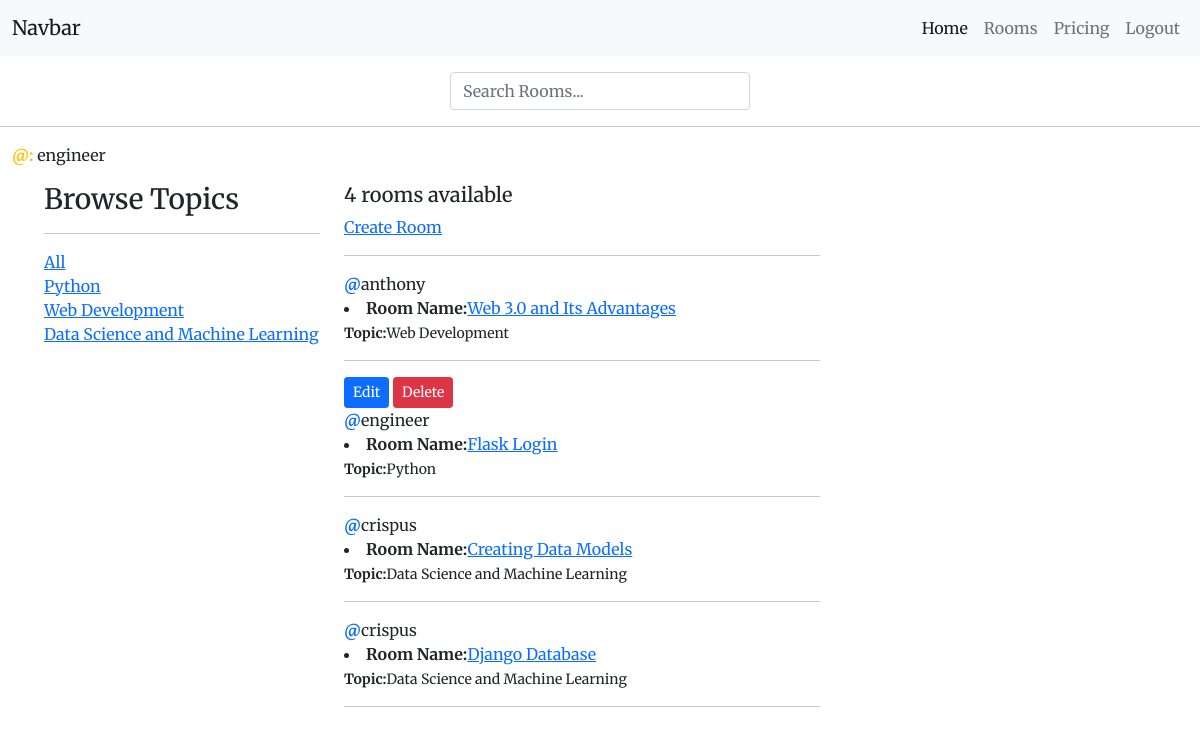
The app's page / (signed in) with its own data.
### hub/models.py (models this page shows, shortened)
class Topic(models.Model):
    name = models.CharField(max_length=200)
    def __str__(self):
        return self.name

class Room(models.Model):
    host = models.ForeignKey(User, on_delete=models.SET_NULL, null=True)
    topic = models.ForeignKey(Topic, on_delete=models.SET_NULL, null=True)
    name = models.CharField(max_length=100)
    description= models.TextField(null=True, blank=True)
    participants = models.ManyToManyField(User, related_name='Participants')
    updated = models.DateTimeField(auto_now=True)
    date_created = models.DateTimeField(auto_now_add=True)
    class Meta:
        ordering = ['-updated', '-date_created'] # more like pagination in flask

### hub/views.py (the view)
# urls.py: 2. Add a URL to urlpatterns:  path('', views.home, name='home')
def home(request):
    q = request.GET.get('t') if request.GET.get('t')  !=None else ''
    print(q)
    rooms = Room.objects.filter( Q(topic__name__icontains=q) |
                                 Q(name__icontains=q) |
                                 Q(description__icontains = q)
                                 )
    topics = Topic.objects.all()
    room_count = rooms.count()
    context = {'rooms': rooms, 'topics': topics, 'room_count': room_count}
    return render(request, 'hub/home.html', context)

### hub/templates/hub/home.html (shortened to what this page needs)
{% extends 'base.html' %}
 {% block content %}
 <div class="container-fluid">
     <p><strong class="text-warning">@: </strong>{{request.user.username}}</p>
    <div class="row">
        <div class="col-md-3" style="margin-left: 2rem;">
            <h3>Browse Topics</h3>
            <hr>
            <div>
                <a href="{% url "home" %}">All</a>
            </div>
            {% for topic in topics %}
                <div>
                    <a href="{% url "home" %}?t={{topic.name}}">{{topic.name}}</a>
                </div>
            {% endfor %}
        </div>
        <div class="col-md-5">
            <h5>{{ room_count }} rooms available </h5>
            <a href='{% url 'create-room' %}'> Create Room</a>
            <hr>
               {% for room in rooms %}
                    {% if request.user.is_authenticated %}
                        {% if request.user == room.host %}
                       <a href='{% url 'update-room' room.id %}' class="btn btn-primary btn-sm">Edit</a>
                       <a href='{% url 'delete-room' room.id %}' class="btn btn-danger btn-sm">Delete</a>
                       <br>
                         {% endif %}
                    {% endif %}
                       <span><strong class="text-primary">@</strong>{{room.host}}</span>
                       <li><strong>Room Name:</strong><a href='{% url 'rooms' room.id %}'>{{room.name}}</a></li>
                       <small><strong>Topic:</strong>{{room.topic}}</small>
                   <hr>
               {% endfor %}
        </div>
    </div>
</div>
{% endblock %}

### static/main.css (style rules this page uses)
body { font-family: 'Merriweather', serif; }

### records on screen
Topic: name "Python"
Topic: name "Web Development"
Topic: name "Data Science and Machine Learning"
Room: host "anthony", name "Web 3.0 and Its Advantages", topic "Web Development"
Room: shows "Edit", host "engineer", name "Flask Login", topic "Python"
Room: host "crispus", name "Creating Data Models", topic "Data Science and Machine Learning"
Room: host "crispus", name "Django Database", topic "Data Science and Machine Learning"

### other values on screen
{{ request.user.username }} "engineer"
{{ room_count }} "4"
